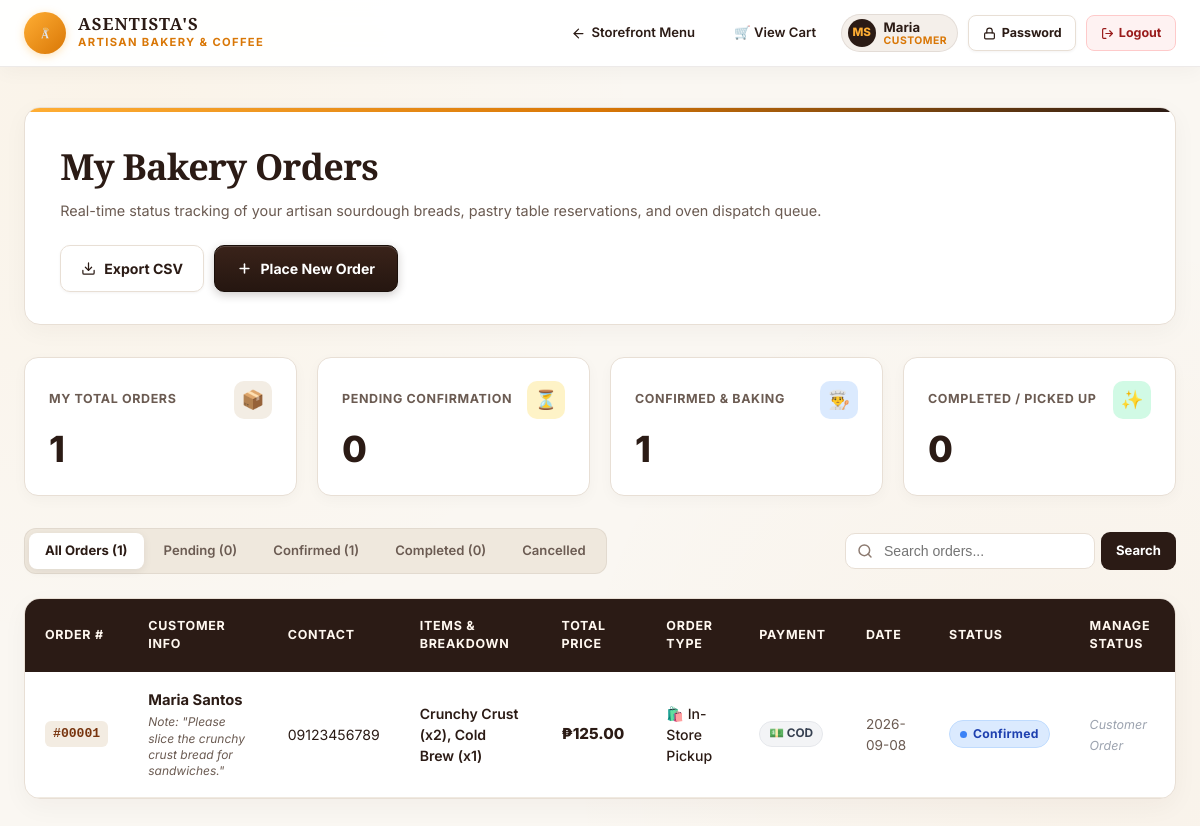
Page /User/dashboard.php (signed in) on the committed database.
### tables this page shows
CREATE TABLE `users` (
  `id` INT AUTO_INCREMENT PRIMARY KEY,
  `name` VARCHAR(100) NOT NULL,
  `email` VARCHAR(150) NOT NULL UNIQUE,
  `phone` VARCHAR(30) DEFAULT NULL,
  `password` VARCHAR(255) NOT NULL,
  `role` ENUM('admin', 'customer') DEFAULT 'customer',
  `created_at` TIMESTAMP DEFAULT CURRENT_TIMESTAMP,
  `updated_at` TIMESTAMP DEFAULT CURRENT_TIMESTAMP ON UPDATE CURRENT_TIMESTAMP
);

CREATE TABLE `orders` (
  `id` INT AUTO_INCREMENT PRIMARY KEY,
  `user_id` INT DEFAULT NULL,
  `customer_name` VARCHAR(100) NOT NULL,
  `customer_phone` VARCHAR(30) NOT NULL,
  `item_name` VARCHAR(255) NOT NULL,
  `item_price` DECIMAL(10,2) NOT NULL DEFAULT 0.00,
  `quantity` INT NOT NULL DEFAULT 1,
  `order_type` VARCHAR(50) NOT NULL DEFAULT 'In-Store Pickup',
  `reservation_date` DATE NOT NULL,
  `special_notes` TEXT DEFAULT NULL,
  `status` ENUM('Pending', 'Confirmed', 'Completed', 'Cancelled') NOT NULL DEFAULT 'Pending',
  `created_at` TIMESTAMP DEFAULT CURRENT_TIMESTAMP,
  `updated_at` TIMESTAMP DEFAULT CURRENT_TIMESTAMP ON UPDATE CURRENT_TIMESTAMP,
  CONSTRAINT `fk_orders_user` FOREIGN KEY (`user_id`) REFERENCES `users` (`id`) ON DELETE SET NULL ON UPDATE CASCADE
);

### User/dashboard.php (the view, shortened to what the rows shown need)
<?php
require_once __DIR__ . '/../database/function.php';
$user = getCurrentUser();
$filterStatus = isset($_GET['status']) && !empty($_GET['status']) ? sanitize_input($_GET['status']) : null;
$searchKeyword = isset($_GET['q']) ? sanitize_input($_GET['q']) : '';
if ($user['role'] === 'customer') {
    $orders = searchOrders($pdo, $searchKeyword, $filterStatus, $user['id']);
    $pageTitle = "My Bakery Orders";
} else {
    $orders = searchOrders($pdo, $searchKeyword, $filterStatus, null);
    $pageTitle = "All Customer Orders & Reservations";
}
if ($user['role'] === 'customer') {
    $statOrders = getUserOrders($pdo, $user['id']);
    $statTotalLabel = 'My Total Orders';
    $statPendingLabel = 'Pending Confirmation';
    $statConfirmedLabel = 'Confirmed & Baking';
    $statCompletedLabel = 'Completed / Picked Up';
} else {
    $statOrders = getAllOrders($pdo);
    $statTotalLabel = 'Total Orders in DB';
    $statPendingLabel = 'Pending Confirmation';
    $statConfirmedLabel = 'Confirmed & Baking';
    $statCompletedLabel = 'Completed / Picked Up';
}
$totalCount = count($statOrders);
$pendingCount = count(array_filter($statOrders, fn($o) => $o['status'] === 'Pending'));
$confirmedCount = count(array_filter($statOrders, fn($o) => $o['status'] === 'Confirmed'));
$completedCount = count(array_filter($statOrders, fn($o) => $o['status'] === 'Completed'));
$nameParts = explode(' ', trim($user['name']));
$initials = strtoupper(substr($nameParts[0], 0, 1) . (isset($nameParts[1]) ? substr($nameParts[1], 0, 1) : ''));
?>
<!DOCTYPE html>
<html lang="en">
<head>
    <link rel="stylesheet" href="../style.css">
</head>
<body>
    <nav class="dash-nav">
        <div class="dash-nav-container">
            <div class="dash-nav-actions">
                <?php if (isAdmin($pdo)): ?>
                    <a href="../Admin/admin.php" class="nav-link-btn" style="background: #FEF3C7; color: #92400E; border-color: #FDE68A; font-weight: 700;">
                        <span>👑 Admin Console</span>
                    </a>
                <?php endif; ?>
                <?php if ($user): ?>
                    <div class="user-profile-badge">
                        <div class="user-avatar-circle"><?php echo $initials; ?></div>
                        <div class="user-info-text">
                            <span class="user-info-name"><?php echo htmlspecialchars(explode(' ', $user['name'])[0]); ?></span>
                            <span class="user-info-role"><?php echo htmlspecialchars($user['role']); ?></span>
                        </div>
                    </div>
                    <button type="button" onclick="openUserChangePwdModal()" class="btn-pwd-change" title="Change Account Password">
                        <svg width="13" height="13" viewBox="0 0 24 24" fill="none" stroke="currentColor" stroke-width="2.2" stroke-linecap="round" stroke-linejoin="round">
                            <rect x="3" y="11" width="18" height="11" rx="2" ry="2"></rect>
                            <path d="M7 11V7a5 5 0 0 1 10 0v4"></path>
                        </svg>
                        <span>Password</span>
                    </button>
                    <a href="../Login/logout.php" class="btn-logout" title="Sign Out">
                        <svg width="13" height="13" viewBox="0 0 24 24" fill="none" stroke="currentColor" stroke-width="2.2" stroke-linecap="round" stroke-linejoin="round">
                            <path d="M9 21H5a2 2 0 0 1-2-2V5a2 2 0 0 1 2-2h4"></path>
                            <polyline points="16 17 21 12 16 7"></polyline>
                            <line x1="21" y1="12" x2="9" y2="12"></line>
                        </svg>
                        <span>Logout</span>
                    </a>
                <?php else: ?>
                    <a href="../Login/auth.php" class="btn-dash-primary" style="padding: 0.5rem 1rem; font-size: 0.8rem;">
                        <span>Sign In / Register</span>
                    </a>
                <?php endif; ?>
            </div>
        </div>
    </nav>
    <div class="dashboard-content">
        <div class="dash-hero-card">
            <div>
                <h1 class="dash-title"><?php echo $pageTitle; ?></h1>
                <p class="dash-subtitle">
                    Real-time status tracking of your artisan sourdough breads, pastry table reservations, and oven dispatch queue.
                </p>
            </div>
        </div>
        <div class="dash-stats-grid">
            <div class="kpi-card kpi-total">
                <div class="kpi-top-row">
                    <span class="kpi-label"><?php echo htmlspecialchars($statTotalLabel); ?></span>
                    <div class="kpi-badge-icon">📦</div>
                </div>
            </div>
            <div class="kpi-card kpi-pending">
                <div class="kpi-top-row">
                    <span class="kpi-label"><?php echo htmlspecialchars($statPendingLabel); ?></span>
                    <div class="kpi-badge-icon">⏳</div>
                </div>
                <div class="kpi-value"><?php echo $pendingCount; ?></div>
            </div>
            <div class="kpi-card kpi-confirmed">
                <div class="kpi-top-row">
                    <span class="kpi-label"><?php echo htmlspecialchars($statConfirmedLabel); ?></span>
                    <div class="kpi-badge-icon">👨‍🍳</div>
                </div>
                <div class="kpi-value"><?php echo $confirmedCount; ?></div>
            </div>
            <div class="kpi-card kpi-completed">
                <div class="kpi-top-row">
                    <span class="kpi-label"><?php echo htmlspecialchars($statCompletedLabel); ?></span>
                    <div class="kpi-badge-icon">✨</div>
                </div>
                <div class="kpi-value"><?php echo $completedCount; ?></div>
            </div>
        </div>
        <div class="dash-controls-bar">
            <div class="segmented-tabs">
                <a href="dashboard.php<?php echo $searchKeyword ? '?q=' . urlencode($searchKeyword) : ''; ?>" class="seg-tab-btn <?php echo !$filterStatus ? 'active' : ''; ?>">All Orders (<?php echo $totalCount; ?>)</a>
                <a href="dashboard.php?status=Pending<?php echo $searchKeyword ? '&q=' . urlencode($searchKeyword) : ''; ?>" class="seg-tab-btn <?php echo $filterStatus === 'Pending' ? 'active' : ''; ?>">Pending (<?php echo $pendingCount; ?>)</a>
                <a href="dashboard.php?status=Confirmed<?php echo $searchKeyword ? '&q=' . urlencode($searchKeyword) : ''; ?>" class="seg-tab-btn <?php echo $filterStatus === 'Confirmed' ? 'active' : ''; ?>">Confirmed (<?php echo $confirmedCount; ?>)</a>
                <a href="dashboard.php?status=Completed<?php echo $searchKeyword ? '&q=' . urlencode($searchKeyword) : ''; ?>" class="seg-tab-btn <?php echo $filterStatus === 'Completed' ? 'active' : ''; ?>">Completed (<?php echo $completedCount; ?>)</a>
                <a href="dashboard.php?status=Cancelled<?php echo $searchKeyword ? '&q=' . urlencode($searchKeyword) : ''; ?>" class="seg-tab-btn <?php echo $filterStatus === 'Cancelled' ? 'active' : ''; ?>">Cancelled</a>
            </div>
        </div>
        <div class="dash-table-card">
            <?php if (empty($orders)): ?>
                <div style="padding: 4.5rem 2rem; text-align: center;">
                    <span style="font-size: 3rem; display: block; margin-bottom: 1rem;">🥖</span>
                    <h3 style="font-family: var(--font-serif); font-size: 1.4rem; color: var(--dash-brown); margin: 0 0 0.5rem 0;">No Orders Found</h3>
                    <p style="color: var(--dash-text-muted); font-size: 0.9rem; margin-bottom: 1.5rem;">
                        No past orders or reservations match your current filter criteria.
                    </p>
                    <a href="../index.php#bread-menu" class="btn-dash-primary">
                        Browse Fresh Bakery Menu &rarr;
                    </a>
                </div>
            <?php else: ?>
                <table class="modern-table">
                    <thead>
                        <tr>
                            <th>Order #</th>
                            <th>Customer Info</th>
                            <th>Contact</th>
                            <th>Items & Breakdown</th>
                            <th>Total Price</th>
                            <th>Order Type</th>
                            <th>Payment</th>
                            <th>Date</th>
                            <th>Status</th>
                            <th>Manage Status</th>
                        </tr>
                    </thead>
                    <tbody>
                        <?php foreach ($orders as $row): ?>
                            <tr>
                                <td>
                                    <span class="order-id-tag">#<?php echo str_pad($row['id'], 5, '0', STR_PAD_LEFT); ?></span>
                                </td>
                                <td>
                                    <div class="customer-title-block">
                                        <strong><?php echo htmlspecialchars($row['customer_name']); ?></strong>
                                        <?php if (!empty($row['special_notes'])): ?>
                                            <div class="customer-notes-bubble">
                                                Note: "<?php echo htmlspecialchars($row['special_notes']); ?>"
                                            </div>
                                        <?php endif; ?>
                                    </div>
                                </td>
                                <td><?php echo htmlspecialchars($row['customer_phone']); ?></td>
                                <td>
                                    <span style="font-weight: 600;"><?php echo htmlspecialchars($row['item_name']); ?></span>
                                </td>
                                <td>
                                    <span class="price-text">₱<?php echo number_format($row['item_price'], 2); ?></span>
                                </td>
                                <td>
                                    <span style="font-weight: 500;">
                                        <?php
                                        $type = $row['order_type'];
                                        $icon = strpos($type, 'Pickup') !== false ? '🛍️ ' : (strpos($type, 'Dine') !== false ? '🍽️ ' : '🚚 ');
                                        echo $icon . htmlspecialchars($type);
                                        ?>
                                    </span>
                                </td>
                                <td>
                                    <?php
                                        $pmBadgeBg = '#F3F4F6';
                                        $pmBadgeColor = '#374151';
                                        $pmBadgeBorder = '#E5E7EB';
                                        $pmText = '💵 COD';
                                    ?>
                                    <span style="display: inline-flex; align-items: center; gap: 4px; padding: 3px 9px; border-radius: 999px; font-size: 0.74rem; font-weight: 700; background: <?php echo $pmBadgeBg; ?>; color: <?php echo $pmBadgeColor; ?>; border: 1px solid <?php echo $pmBadgeBorder; ?>; white-space: nowrap;">
                                        <?php echo $pmText; ?>
                                    </span>
                                </td>
                                <td>
                                    <span style="color: var(--dash-text-muted); font-size: 0.85rem;">
                                        <?php echo htmlspecialchars($row['reservation_date']); ?>
                                    </span>
                                </td>
                                <td>
                                    <span class="pill-status pill-<?php echo htmlspecialchars($row['status']); ?>">
                                        <span class="pill-status-dot"></span>
                                        <span><?php echo htmlspecialchars($row['status']); ?></span>
                                    </span>
                                </td>
                                <td>
                                    <?php if (isAdmin()): ?>
                                        <form method="POST" action="dashboard.php" style="display: flex; align-items: center; gap: 6px; margin: 0;">
                                            <input type="hidden" name="csrf_token" value="<?php echo get_csrf_token(); ?>">
                                            <input type="hidden" name="action" value="update_status">
                                            <input type="hidden" name="order_id" value="<?php echo $row['id']; ?>">
                                            <select name="new_status" style="padding: 5px 8px; font-size: 0.78rem; border: 1px solid #D1D5DB; border-radius: 6px; background: #FFF;">
                                                <option value="Pending" <?php echo $row['status'] === 'Pending' ? 'selected' : ''; ?>>Pending</option>
                                                <option value="Confirmed" <?php echo $row['status'] === 'Confirmed' ? 'selected' : ''; ?>>Confirmed</option>
                                                <option value="Completed" <?php echo $row['status'] === 'Completed' ? 'selected' : ''; ?>>Completed</option>
                                                <option value="Cancelled" <?php echo $row['status'] === 'Cancelled' ? 'selected' : ''; ?>>Cancelled</option>
                                            </select>
                                            <button type="submit" class="btn-search-submit" style="padding: 5px 10px; font-size: 0.75rem; margin: 0;">Save</button>
                                        </form>
                                    <?php else: ?>
                                        <span style="font-size: 0.78rem; color: #9CA3AF; font-style: italic;">
                                            Customer Order
                                        </span>
                                    <?php endif; ?>
                                </td>
                            </tr>
                        <?php endforeach; ?>
                    </tbody>
                </table>
            <?php endif; ?>
        </div>
    </div>
</body>
</html>

### rows in the picture
users: name "MS", name "Maria", role "CUSTOMER", role "My Bakery Orders", role "MY TOTAL ORDERS", role "PENDING CONFIRMATION", role "CONFIRMED & BAKING", role "COMPLETED / PICKED UP"
orders: status "0", status "1", id "00001", customer_name "Maria Santos", special_notes "Please slice the crunchy crust bread for sandwiches.", customer_phone "09123456789", item_name "Crunchy Crust (x2), Cold Brew (x1)", item_price "125.00", order_type "🛍️", order_type "In-Store Pickup", pmText "💵 COD", reservation_date "2026-09-08", status "Confirmed"

### other values in the picture
$totalCount "1"
